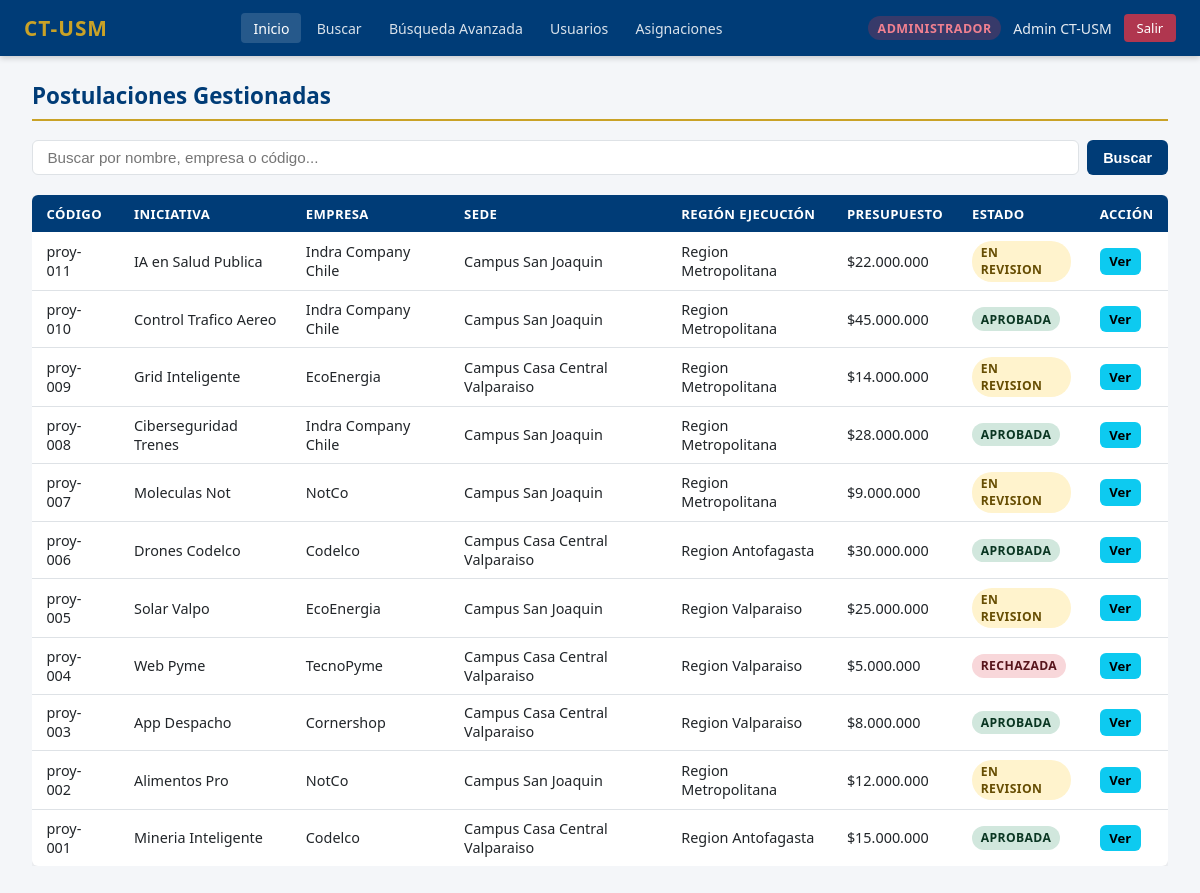
/PHP/index.php (signed in), run on the app's committed database.
### tables this page shows
CREATE TABLE `postulacion` (
  `P_Id` int(11) NOT NULL,
  `P_Codigo_interno` varchar(50) NOT NULL,
  `P_Nombre` varchar(100) NOT NULL,
  `P_Presupuesto` int(11) NOT NULL,
  `P_Fecha` date NOT NULL,
  `P_Descripcion` text NOT NULL,
  `P_Objetivo` text DEFAULT NULL,
  `P_Solucion` text DEFAULT NULL,
  `P_Resultados_Esperados` text DEFAULT NULL,
  `P_Otros_Documentos` varchar(255) DEFAULT NULL,
  `P_Iniciativa_ID` int(11) NOT NULL,
  `P_Responsable1_Rut` varchar(12) NOT NULL,
  `P_Responsable2_Rut` varchar(12) NOT NULL,
  `P_Empresa_Rut` varchar(12) NOT NULL,
  `P_Region_Realizar` int(11) NOT NULL,
  `P_Region_Impacto` int(11) NOT NULL,
  `P_Estado_ID` int(11) NOT NULL DEFAULT 1,
  `P_ID_Campus` int(11) NOT NULL,
  `P_Fecha_Envio` datetime DEFAULT NULL
);

### PHP/guard.php (called while the page is built, shortened)
<?php
$__usuario = $_SESSION['usuario'];
$__rol     = $_SESSION['rol'];
$__nombre  = $__usuario['nombre'];
?>

### PHP/index.php (the view, shortened to what this page needs)
<?php
require_once "guard.php";
include "conexion.php";
$busqueda = trim($_GET['q'] ?? '');
if ($__rol === 'postulante') {
    if ($busqueda !== '') {
        $stmt = $conexion->prepare(
            "SELECT * FROM vista_postulaciones
            WHERE (P_Responsable1_Rut = ? OR P_Responsable2_Rut = ?)
            AND P_Estado_ID != 1
            AND (P_Nombre LIKE ? OR Empresa LIKE ? OR P_Codigo_interno LIKE ?)
            ORDER BY P_Fecha DESC"
        );
        $like = "%$busqueda%";
        $stmt->bind_param("sssss", $__rut, $__rut, $like, $like, $like);
    } else {
        $stmt = $conexion->prepare(
            "SELECT * FROM vista_postulaciones
            WHERE (P_Responsable1_Rut = ? OR P_Responsable2_Rut = ?)
            AND P_Estado_ID != 1
            ORDER BY P_Fecha DESC"
        );
        $stmt->bind_param("ss", $__rut, $__rut);
    }
} else {
    if ($busqueda !== '') {
        $stmt = $conexion->prepare(
            "SELECT * FROM vista_postulaciones
            WHERE P_Estado_ID != 1
            AND (P_Nombre LIKE ? OR Empresa LIKE ? OR P_Codigo_interno LIKE ?)
            ORDER BY P_Fecha DESC"
        );
        $like = "%$busqueda%";
        $stmt->bind_param("sss", $like, $like, $like);
    } else {
        $stmt = $conexion->prepare(
            "SELECT * FROM vista_postulaciones
            WHERE P_Estado_ID != 1
            ORDER BY P_Fecha DESC"
        );
    }
}
$stmt->execute();
$postulaciones = $stmt->get_result();
include "navbar.php";
?>
<h2 class="titulo-seccion">Postulaciones Gestionadas</h2>
<form method="GET" action="index.php" class="barra-busqueda">
    <input type="text" name="q"
        value="<?= htmlspecialchars($busqueda) ?>"
        placeholder="Buscar por nombre, empresa o código...">
    <button type="submit" class="btn btn-primary">Buscar</button>
</form>
<?php if ($postulaciones->num_rows > 0): ?>
<div class="tabla-wrapper">
    <table class="tabla">
        <thead>
            <tr>
                <th>Código</th>
                <th>Iniciativa</th>
                <th>Empresa</th>
                <th>Sede</th>
                <th>Región Ejecución</th>
                <th>Presupuesto</th>
                <th>Estado</th>
                <th>Acción</th>
            </tr>
        </thead>
        <tbody>
        <?php while ($row = $postulaciones->fetch_assoc()): ?>
            <tr>
                <td><?= htmlspecialchars($row['P_Codigo_interno']) ?></td>
                <td><?= htmlspecialchars($row['P_Nombre']) ?></td>
                <td><?= htmlspecialchars($row['Empresa']) ?></td>
                <td><?= htmlspecialchars($row['Campus']) ?></td>
                <td><?= htmlspecialchars($row['RegionRealizar']) ?></td>
                <td>$<?= number_format($row['P_Presupuesto'], 0, ',', '.') ?></td>
                <td><span class="badge badge-<?= strtolower(str_replace(' ', '-', $row['Estado'])) ?>"><?= htmlspecialchars($row['Estado']) ?></span></td>
                <td>
                    <a href="ver_postulacion.php?id=<?= $row['P_Id'] ?>" class="btn btn-sm btn-info">Ver</a>
                </td>
            </tr>
        <?php endwhile; ?>
        </tbody>
    </table>
</div>
<?php else: ?>
    <div class="vacio">
        <?= $busqueda ? "No se encontraron resultados para \"" . htmlspecialchars($busqueda) . "\"." : "No hay postulaciones gestionadas aún." ?>
    </div>
<?php endif; ?>
<?php include "footer.php"; ?>

### PHP/navbar.php (shortened to what this page needs)
<!DOCTYPE html>
<html lang="es">
<head>
    <link rel="stylesheet" href="css/estilo.css">
</head>
<body>
<nav class="navbar">
    <div class="nav-brand">
        <a href="index.php">CT-USM</a>
    </div>
    <div class="nav-links">
        <a href="index.php"         class="<?= basename($_SERVER['PHP_SELF']) === 'index.php'         ? 'activo' : '' ?>">Inicio</a>
        <a href="buscar.php"        class="<?= basename($_SERVER['PHP_SELF']) === 'buscar.php'        ? 'activo' : '' ?>">Buscar</a>
        <a href="busqueda_avanzada.php" class="<?= basename($_SERVER['PHP_SELF']) === 'busqueda_avanzada.php' ? 'activo' : '' ?>">Búsqueda Avanzada</a>
        <?php if ($__rol === 'administrador'): ?>
            <a href="gestionar_usuarios.php"    class="<?= basename($_SERVER['PHP_SELF']) === 'gestionar_usuarios.php'    ? 'activo' : '' ?>">Usuarios</a>
            <a href="gestionar_asignaciones.php" class="<?= basename($_SERVER['PHP_SELF']) === 'gestionar_asignaciones.php' ? 'activo' : '' ?>">Asignaciones</a>
        <?php endif; ?>
    </div>
    <div class="nav-user">
        <span class="nav-rol
            <?= $__rol === 'postulante'    ? 'rol-postulante'    : '' ?>
            <?= $__rol === 'coordinador'   ? 'rol-coordinador'   : '' ?>
            <?= $__rol === 'administrador' ? 'rol-admin'         : '' ?>
        ">
            <?= ucfirst($__rol) ?>
        </span>
        <span><?= htmlspecialchars($__nombre) ?></span>
        <a href="logout.php" class="btn-logout">Salir</a>
    </div>
</nav>
<div class="contenido">

### PHP/footer.php
</div>
</body>
</html>

### PHP/css/estilo.css (style rules this page uses)
:root { --azul: #003C77; --azul-claro: #005fa3; --dorado: #c9a227; --dorado-hover: #a8841e; --bg: #f4f6f9; --blanco: #ffffff; --gris-borde: #dee2e6; --texto: #212529; --texto-muted:#6c757d; --verde: #198754; --rojo: #dc3545; --naranja: #fd7e14; --radio: 6px; --sombra: 0 2px 8px rgba(0,0,0,.10); }
* { box-sizing: border-box; margin: 0; padding: 0; }
body { font-family: 'Segoe UI', Arial, sans-serif; font-size: 15px; background: var(--bg); color: var(--texto); min-height: 100vh; }
.navbar { background: var(--azul); display: flex; align-items: center; justify-content: space-between; padding: 0 1.5rem; height: 56px; position: sticky; top: 0; z-index: 100; box-shadow: 0 2px 6px rgba(0,0,0,.2); flex-wrap: wrap; gap: .5rem; }
.nav-brand a { color: var(--dorado); text-decoration: none; font-size: 1.3rem; font-weight: 800; letter-spacing: 1px; }
.nav-links { display: flex; gap: .2rem; flex-wrap: wrap; }
.nav-links a { color: rgba(255,255,255,.85); text-decoration: none; padding: .35rem .75rem; border-radius: 4px; font-size: .88rem; transition: all .2s; }
.nav-links a:hover, .nav-links a.activo { color: #fff; background: rgba(255,255,255,.15); }
.nav-user { display: flex; align-items: center; gap: .75rem; font-size: .88rem; color: rgba(255,255,255,.9); }
.nav-rol { font-weight: 700; padding: .2rem .6rem; border-radius: 20px; font-size: .78rem; text-transform: uppercase; letter-spacing: .5px; }
.rol-admin { background: rgba(220,53,69,.25); color: #f08090; }
.btn-logout { background: rgba(220,53,69,.8); color: #fff; padding: .3rem .8rem; border-radius: 4px; text-decoration: none; font-size: .82rem; transition: background .2s; }
.contenido { padding: 1.5rem 2rem; max-width: 1200px; margin: 0 auto; }
.titulo-seccion { font-size: 1.4rem; font-weight: 700; color: var(--azul); margin-bottom: 1.2rem; padding-bottom: .5rem; border-bottom: 2px solid var(--dorado); }
.btn { display: inline-block; padding: .45rem 1rem; border-radius: var(--radio); border: none; cursor: pointer; font-size: .9rem; font-weight: 600; text-decoration: none; transition: all .2s; line-height: 1.4; }
.btn-primary { background: var(--azul); color: #fff; }
.btn-info { background: #0dcaf0; color: #000; }
.btn-sm { padding: .25rem .6rem; font-size: .82rem; }
.tabla-wrapper { overflow-x: auto; margin-bottom: 1.25rem; }
.tabla { width: 100%; border-collapse: collapse; background: var(--blanco); border-radius: var(--radio); overflow: hidden; box-shadow: var(--sombra); font-size: .9rem; }
.tabla thead th { background: var(--azul); color: #fff; padding: .6rem .9rem; text-align: left; font-weight: 600; font-size: .82rem; text-transform: uppercase; letter-spacing: .4px; }
.tabla tbody td { padding: .55rem .9rem; border-bottom: 1px solid var(--gris-borde); vertical-align: middle; }
.tabla tbody tr:last-child td { border-bottom: none; }
.badge { display: inline-block; padding: .2rem .55rem; border-radius: 20px; font-size: .76rem; font-weight: 700; text-transform: uppercase; letter-spacing: .4px; }
.badge-en-revision { background: #fff3cd; color: #664d03; }
.badge-aprobada { background: #d1e7dd; color: #0a3622; }
.badge-rechazada { background: #f8d7da; color: #58151c; }
.barra-busqueda { display: flex; gap: .5rem; margin-bottom: 1.25rem; align-items: center; flex-wrap: wrap; }
.barra-busqueda input { flex: 1; min-width: 200px; padding: .5rem .9rem; border: 1px solid var(--gris-borde); border-radius: var(--radio); font-size: .95rem; }

### data on the page
postulacion: P_Codigo_interno "proy-011", P_Nombre "IA en Salud Publica", Empresa "Indra Company Chile", Campus "Campus San Joaquin", RegionRealizar "Region Metropolitana", P_Presupuesto "22.000.000", Estado "EN REVISION"
postulacion: P_Codigo_interno "proy-010", P_Nombre "Control Trafico Aereo", Empresa "Indra Company Chile", Campus "Campus San Joaquin", RegionRealizar "Region Metropolitana", P_Presupuesto "45.000.000", Estado "APROBADA"
postulacion: P_Codigo_interno "proy-009", P_Nombre "Grid Inteligente", Empresa "EcoEnergia", Campus "Campus Casa Central Valparaiso", RegionRealizar "Region Metropolitana", P_Presupuesto "14.000.000", Estado "EN REVISION"
postulacion: P_Codigo_interno "proy-008", P_Nombre "Ciberseguridad Trenes", Empresa "Indra Company Chile", Campus "Campus San Joaquin", RegionRealizar "Region Metropolitana", P_Presupuesto "28.000.000", Estado "APROBADA"
postulacion: P_Codigo_interno "proy-007", P_Nombre "Moleculas Not", Empresa "NotCo", Campus "Campus San Joaquin", RegionRealizar "Region Metropolitana", P_Presupuesto "9.000.000", Estado "EN REVISION"
postulacion: P_Codigo_interno "proy-006", P_Nombre "Drones Codelco", Empresa "Codelco", Campus "Campus Casa Central Valparaiso", RegionRealizar "Region Antofagasta", P_Presupuesto "30.000.000", Estado "APROBADA"
postulacion: P_Codigo_interno "proy-005", P_Nombre "Solar Valpo", Empresa "EcoEnergia", Campus "Campus San Joaquin", RegionRealizar "Region Valparaiso", P_Presupuesto "25.000.000", Estado "EN REVISION"
postulacion: P_Codigo_interno "proy-004", P_Nombre "Web Pyme", Empresa "TecnoPyme", Campus "Campus Casa Central Valparaiso", RegionRealizar "Region Valparaiso", P_Presupuesto "5.000.000", Estado "RECHAZADA"
postulacion: P_Codigo_interno "proy-003", P_Nombre "App Despacho", Empresa "Cornershop", Campus "Campus Casa Central Valparaiso", RegionRealizar "Region Valparaiso", P_Presupuesto "8.000.000", Estado "APROBADA"
postulacion: P_Codigo_interno "proy-002", P_Nombre "Alimentos Pro", Empresa "NotCo", Campus "Campus San Joaquin", RegionRealizar "Region Metropolitana", P_Presupuesto "12.000.000", Estado "EN REVISION"
postulacion: P_Codigo_interno "proy-001", P_Nombre "Mineria Inteligente", Empresa "Codelco", Campus "Campus Casa Central Valparaiso", RegionRealizar "Region Antofagasta", P_Presupuesto "15.000.000", Estado "APROBADA"

### other printed values
$__rol "ADMINISTRADOR"
$__nombre "Admin CT-USM"
